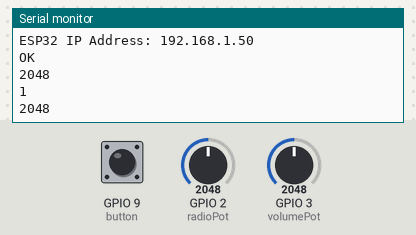
This sketch was run on a simulated ESP32-S3. Parts: the last lines printed to the serial monitor. The inputs (shaded band) are chosen by the test bench; at power-on: GPIO 9 (button) HIGH, GPIO 2 (radioPot) = 2048, GPIO 3 (volumePot) = 2048. WiFi joins after 1.5 s; servers stay silent unless stated; uploads are accepted with an empty reply; the audio player accepts every command and is not drawn.

Above: at 3.7 s.
3.8 s: GPIO 9 (button) pulled LOW for 2.35 s
At 5.74 s:
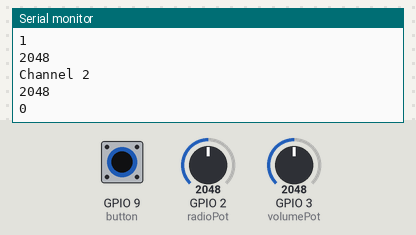
7.6 s: GPIO 2 (radioPot) set to 2866
At 9.1 s:
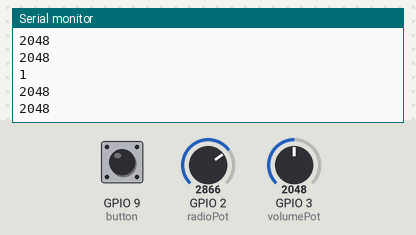
10.3 s: GPIO 3 (volumePot) set to 1228
At 11.6 s:
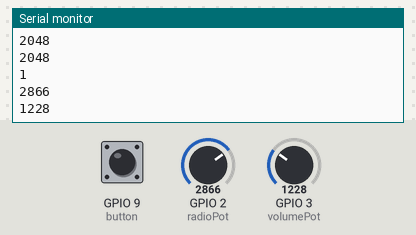
13.0 s: GPIO 3 (volumePot) set to 983
At 14.6 s:
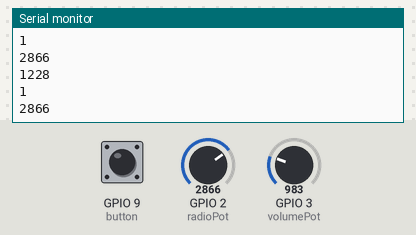
15.7 s: GPIO 2 (radioPot) set to 3603
At 16.6 s:
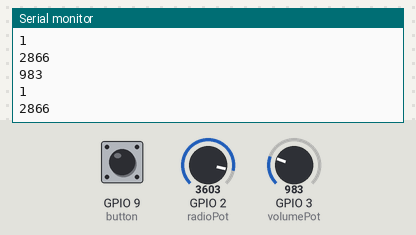
Timing chart, 0 to 18.7 s (numbered marks = the images above; inputs shaded):
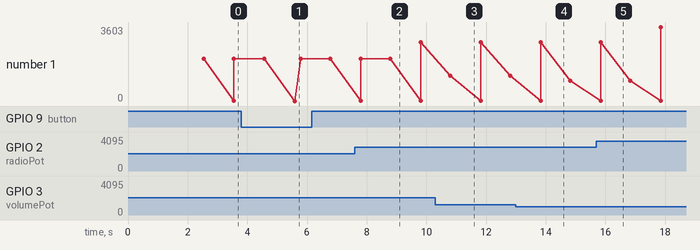

The sketch:

post_data.ino
```cpp
#include <WiFi.h>
#include <HTTPClient.h>
#include "SoftwareSerial.h"
#include "DFRobotDFPlayerMini.h"

#define radioPot 2
#define volumePot 3
#define button 9

// Use pins 2 and 3 to communicate with DFPlayer Mini
static const uint8_t PIN_MP3_TX = 4; //arduino 2
static const uint8_t PIN_MP3_RX = 5; //arduino 3
SoftwareSerial softwareSerial(PIN_MP3_RX, PIN_MP3_TX);

// Create the Player object
DFRobotDFPlayerMini player;
// Wi-Fi credentials
int track = 1;

const char* ssid = "vitko";
const char* password = "fromthescreentothering";

// Target server details (where the ESP32 will send the POST request)
const char* serverAddress = "http://192.168.43.213:5000/post_data";

void sendSensorData(int data) {

  HTTPClient http;

  if (WiFi.status() == WL_CONNECTED) // Check if WiFi is connected
  {
    http.begin(serverAddress); // Your Flask server endpoint
    http.addHeader("Content-Type", "application/json"); // Specify content type

    String jsonData = "{\"sensorData\": " + String(data) + "}"; // Create JSON payload
    int httpResponseCode = http.POST(jsonData); // Send the POST request


    if (httpResponseCode > 0) // Check for errors
    {
      Serial.print("HTTP Response code: ");
      Serial.println(httpResponseCode);
    } else {
      Serial.print("HTTP Error: ");
      Serial.println(httpResponseCode);
    }

    http.end();
  } else {
    Serial.println("WiFi not connected. Skipping HTTP request.");
  }
}

void setup(void)
{
  WiFi.begin(ssid, password);
  pinMode(radioPot, INPUT);
  pinMode(button, INPUT_PULLUP);
  pinMode(volumePot, INPUT);
  Serial.begin(115200);
  softwareSerial.begin(9600);
  while (WiFi.status() != WL_CONNECTED) {
    delay(1000);
    Serial.println("Connecting to WiFi...");
  }
  Serial.println("Connected to WiFi");
  Serial.print("ESP32 IP Address: ");
  Serial.println(WiFi.localIP());
    if (player.begin(softwareSerial)) {
   Serial.println("OK");
  } else {
    Serial.println("Connecting to DFPlayer Mini failed!");
  }
  player.play(track);
}


void loop()
{
  int potStateRadio = analogRead(radioPot);
  int potStateVolume = analogRead(volumePot);
  int buttonState = digitalRead(button);
  Serial.println(potStateVolume);
  int volumeSpeaker;
  volumeSpeaker = map(potStateVolume, 0, 4095, 0, 30);
  delay(1000);
  //Serial.println(volumeSpeaker);
  player.volume(volumeSpeaker);
  Serial.println(buttonState);
  if(buttonState == 0)
  {
    sendSensorData(1);
  }
  Serial.println(potStateRadio);
  int radio;
  radio = map(potStateRadio, 0, 4095, 0, 1023);
  delay(1000);
  if (radio >= 0 && radio < 510 && track != 1)
  {
    Serial.println("Channel 1");
    track = 1;
    player.play(track);
  }else if(radio >= 511 && radio < 1023 && track != 2)
  {
    Serial.println("Channel 2");
    track = 2;
    player.play(track);
  }
}
```

Measured:
- after the input at 3.8 s, the serial monitor: prints a new line after 1.8 s (image 1)
- after the input at 10.3 s, the serial monitor: prints a new line after 0.51 s (image 3)
- plotted number 1: 2048 → 2866 after the input at 7.6 s, 2866 → 1228 after the input at 10.3 s, 1228 → 983 after the input at 13.0 s
